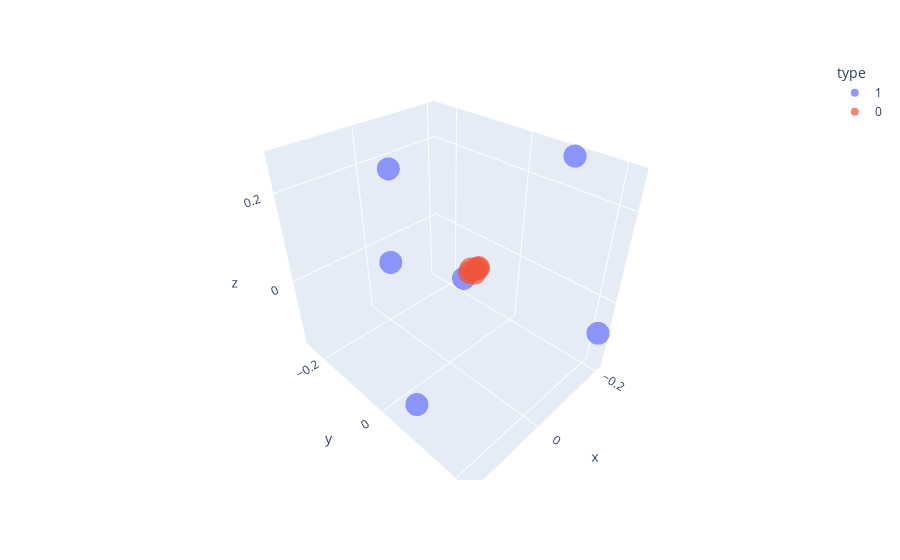

This figure's notebook cell:
### Code cell
fig = px.scatter_3d(df, x="x", y="y", z="z", color='type', opacity=0.7)
fig.show()

### Figure 1 — Plotly figure (JSON) as saved in the notebook; plotly's stock layout.template omitted (floating-point values rounded to 4 significant figures)
{"data": [{"hovertemplate": "type=1<br>x=%{x}<br>y=%{y}<br>z=%{z}<extra></extra>", "legendgroup": "1", "marker": {"color": "#636efa", "opacity": 0.7, "symbol": "circle"}, "mode": "markers", "name": "1", "scene": "scene", "showlegend": true, "type": "scatter3d", "x": [-0.2021, -0.2068, 0.1336, 0.1733, -0.06829, -0.2085], "y": [0.2204, 0.1051, 0.04256, 0.04952, -0.2541, -0.1604], "z": [-0.07582, 0.267, -0.1593, 0.1966, 0.1735, -0.1385]}, {"hovertemplate": "type=0<br>x=%{x}<br>y=%{y}<br>z=%{z}<extra></extra>", "legendgroup": "0", "marker": {"color": "#EF553B", "opacity": 0.7, "symbol": "circle"}, "mode": "markers", "name": "0", "scene": "scene", "showlegend": true, "type": "scatter3d", "x": [-0.06636, -0.05226, -0.05996, -0.05215, -0.0687, -0.05838], "y": [0.01223, 0.004838, 0.008366, 0.002193, 0.007817, 0.01336], "z": [0.05021, 0.05037, 0.03836, 0.04065, 0.04491, 0.05085]}], "layout": {"legend": {"title": {"text": "type"}, "tracegroupgap": 0}, "margin": {"t": 60}, "scene": {"domain": {"x": [0, 1], "y": [0, 1]}, "xaxis": {"title": {"text": "x"}}, "yaxis": {"title": {"text": "y"}}, "zaxis": {"title": {"text": "z"}}}}}
